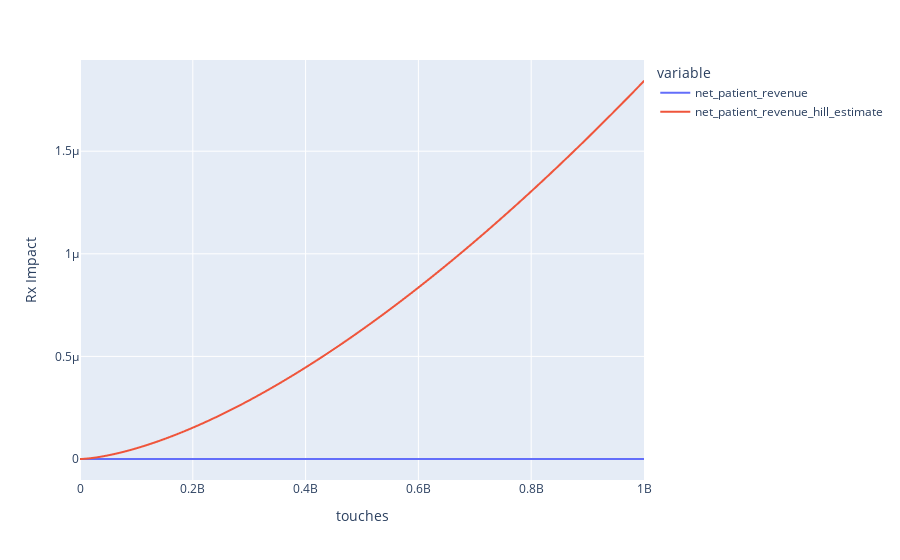

The code cell stored with this chart in its notebook:
### Code cell
response_curves.plot(nonmedia2['resp_df'], 'touches', ['net_patient_revenue', 'net_patient_revenue_hill_estimate'])

### Figure 1 — Plotly figure (JSON) as saved in the notebook; plotly's stock layout.template omitted (floating-point values rounded to 4 significant figures; data arrays with more than 128 entries replaced by an {"elided": "..."} marker saying what was removed)
{"data": [{"hovertemplate": "variable=net_patient_revenue<br>touches=%{x}<br>value=%{y}<extra></extra>", "legendgroup": "net_patient_revenue", "line": {"color": "#636efa", "dash": "solid"}, "marker": {"symbol": "circle"}, "mode": "lines", "name": "net_patient_revenue", "showlegend": true, "type": "scattergl", "x": {"elided": "501 int values"}, "xaxis": "x", "y": {"elided": "501 int values"}, "yaxis": "y"}, {"hovertemplate": "variable=net_patient_revenue_hill_estimate<br>touches=%{x}<br>value=%{y}<extra></extra>", "legendgroup": "net_patient_revenue_hill_estimate", "line": {"color": "#EF553B", "dash": "solid"}, "marker": {"symbol": "circle"}, "mode": "lines", "name": "net_patient_revenue_hill_estimate", "showlegend": true, "type": "scattergl", "x": {"elided": "501 int values"}, "xaxis": "x", "y": {"elided": "501 float values"}, "yaxis": "y"}], "layout": {"legend": {"title": {"text": "variable"}, "tracegroupgap": 0}, "margin": {"t": 60}, "xaxis": {"anchor": "y", "domain": [0, 1], "title": {"text": "touches"}}, "yaxis": {"anchor": "x", "domain": [0, 1], "title": {"text": "Rx Impact"}}}}
